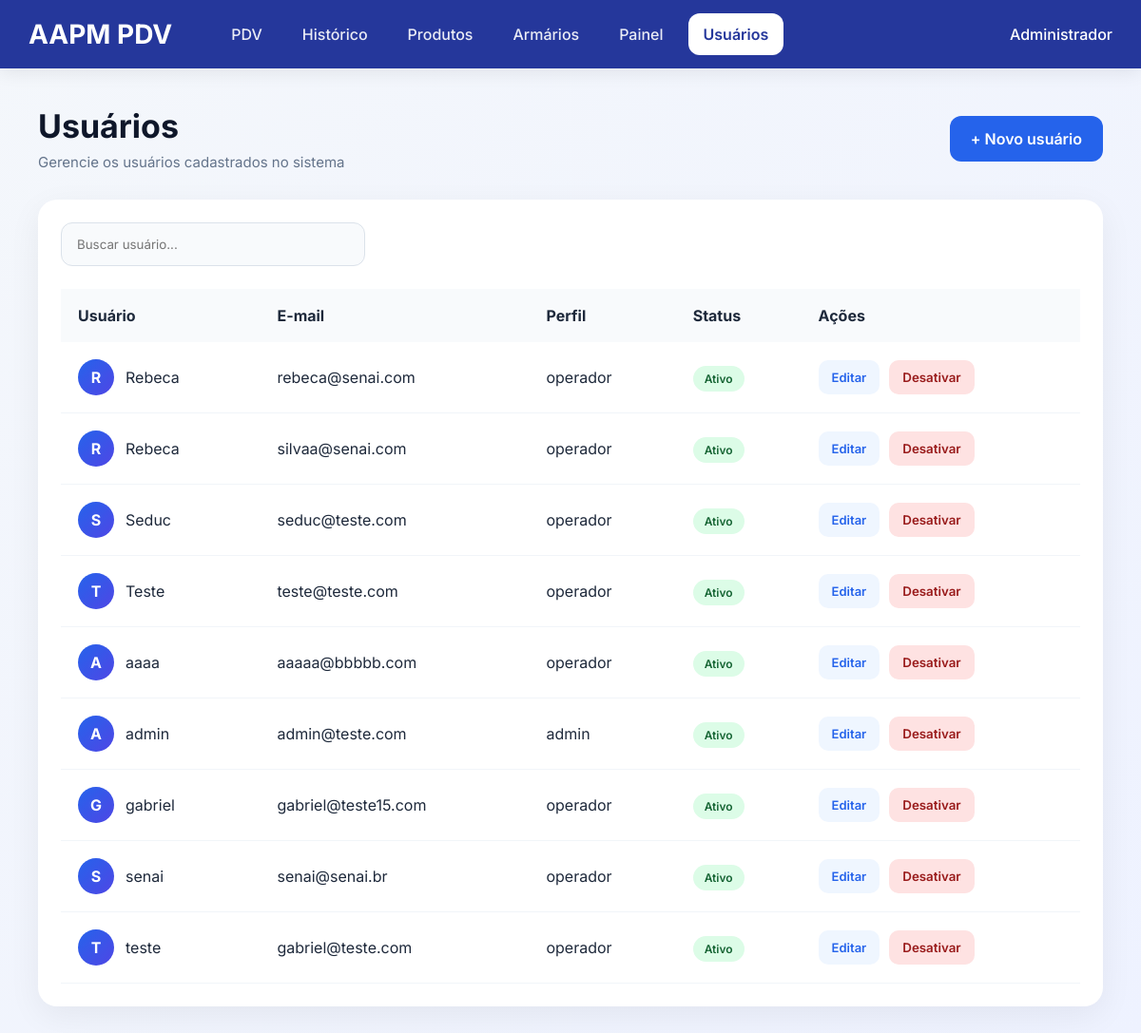
The page /usuarios/ (signed in) on the database as committed earlier.
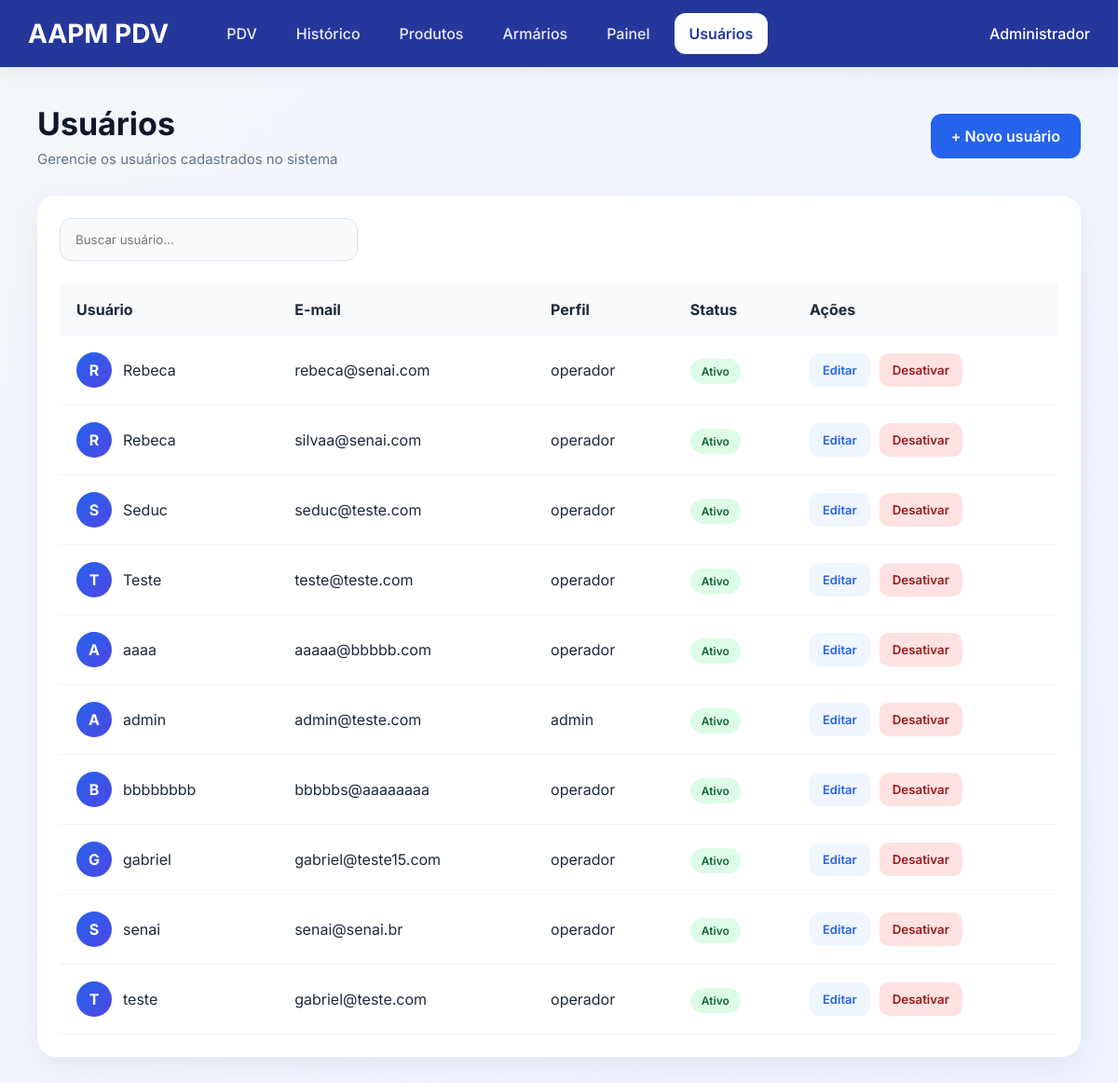
The same page on the database as committed later.
### app/models/usuarios.py (models this page shows)
class Usuario(Base):
    __tablename__ = "usuarios"
    id = Column(Integer, primary_key=True, autoincrement=True)
    nome = Column(String(100), nullable=False)
    email = Column(String(150), unique=True, nullable=False)
    senha_hash = Column(String(255), nullable=False)
    role = Column(String(20), nullable=False, default="operador")
    ativo = Column(Boolean, default=True)
    criando_em = Column(DateTime, server_default=func.now())

### app/controllers/usuario_controller.py (the view)
@router.get("/")
def listar_usuarios(
    request: Request,
    db: Session = Depends(get_db),
    admin = Depends(get_admin) #bloqueia quem não é admin
):
    usuarios = db.query(Usuario).order_by(Usuario.nome).all()
    return templates.TemplateResponse(
        request,
        "usuarios/index.html",
        {
            "request": request,
            "usuarios": usuarios, # Lista para exibir na tabela
            "admin": admin # dados de quem está logado.
        }
    )

### app/templates/usuarios/index.html (shortened to what this page needs)
{% extends "base.html" %}
{% block content %}
<div class="topo">
    <div class="titulo">
        <h1>Usuários</h1>
        <p>
            Gerencie os usuários cadastrados no sistema
        </p>
    </div>
    <a href="/usuarios/novo"
       class="btn-novo">
        + Novo usuário
    </a>
</div>
<div class="card">
    <div class="barra-topo">
        <div class="campo-busca">
            <input type="text"
                   id="buscarUsuario"
                   placeholder="Buscar usuário...">
        </div>
    </div>
    <table>
        <thead>
            <tr>
                <th>Usuário</th>
                <th>E-mail</th>
                <th>Perfil</th>
                <th>Status</th>
                <th>Ações</th>
            </tr>
        </thead>
        <tbody>
            {% for u in usuarios %}
            <tr class="linha-usuario">
                <td>
                    <div class="usuario-info">
                        <div class="avatar">
                            {{ u.nome[0].upper() }}
                        </div>
                        <span>
                            {{ u.nome }}
                        </span>
                    </div>
                </td>
                <td>
                    {{ u.email }}
                </td>
                <td>
                    {{ u.role }}
                </td>
                <td>
                    {% if u.ativo %}
                        <span class="badge ativo">
                            Ativo
                        </span>
                    {% else %}
                        <span class="badge inativo">
                            Inativo
                        </span>
                    {% endif %}
                </td>
                <td>
                    <div class="acoes">
                        <a href="/usuarios/{{ u.id }}/editar"
                           class="btn-editar">
                            Editar
                        </a>
                        <form action="/usuarios/{{ u.id }}/toggle-ativo"
                              method="post">
                            <button
                                type="submit"
                                class="btn-toggle {% if u.ativo %}btn-desativar{% else %}btn-ativar{% endif %}">
                                {{ "Desativar" if u.ativo else "Ativar" }}
                            </button>
                        </form>
                    </div>
                </td>
            </tr>
            {% endfor %}
        </tbody>
    </table>
</div>
{% endblock %}

Rows that differ between the two databases and show on the page:
added Usuario: nome "B", nome "bbbbbbbb", email "bbbbbs@aaaaaaaa", role "operador", shows "Ativo", ativo "Desativar"
